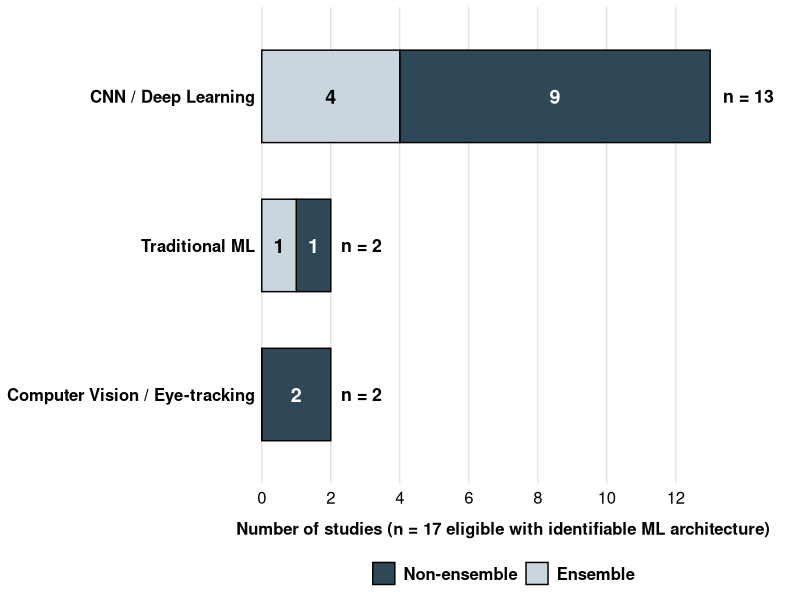
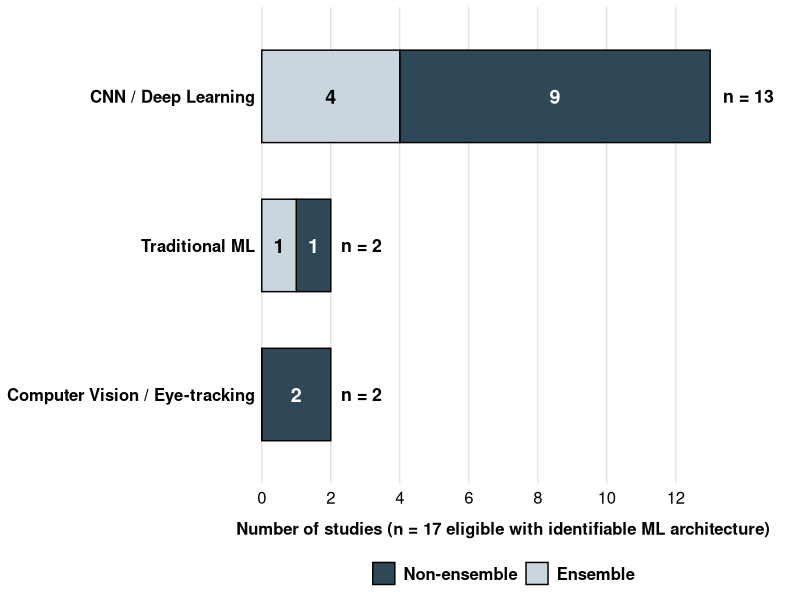

Write the R code that produced these figures, in order.
library(ggplot2)
library(dplyr)

df_arch <- data.frame(
  Family = rep(c(
    "CNN / Deep Learning",
    "Traditional ML",
    "Computer Vision / Eye-tracking"
  ), each = 2),
  Configuration = rep(c("Non-ensemble", "Ensemble"), times = 3),
  Studies = c(
    9, 4,
    1, 1,
    2, 0
  )
)

df_arch$Family <- factor(
  df_arch$Family,
  levels = c(
    "Computer Vision / Eye-tracking",
    "Traditional ML",
    "CNN / Deep Learning"
  )
)

df_arch$Configuration <- factor(
  df_arch$Configuration,
  levels = c("Non-ensemble", "Ensemble")
)

totals <- df_arch %>%
  group_by(Family) %>%
  summarise(Total = sum(Studies))

colors_conf <- c(
  "Non-ensemble" = "#2F4858",
  "Ensemble"     = "#C9D6DE"
)

p <- ggplot(df_arch, aes(x = Studies, y = Family, fill = Configuration)) +
  geom_bar(
    stat = "identity",
    width = 0.62,
    colour = "black",
    linewidth = 0.5
  ) +
  geom_text(
    aes(
      label = ifelse(Studies > 0, Studies, ""),
      colour = Configuration
    ),
    position = position_stack(vjust = 0.5),
    size = 5,
    fontface = "bold",
    show.legend = FALSE
  ) +
  geom_text(
    data = totals,
    inherit.aes = FALSE,
    aes(x = Total, y = Family, label = paste0("n = ", Total)),
    hjust = -0.25,
    size = 4.5,
    fontface = "bold",
    colour = "black"
  ) +
  scale_fill_manual(values = colors_conf, name = NULL) +
  scale_colour_manual(values = c(
    "Non-ensemble" = "white",
    "Ensemble"     = "black"
  )) +
  scale_x_continuous(
    limits = c(0, 14),
    breaks = seq(0, 12, 2),
    expand = c(0, 0)
  ) +
  coord_cartesian(clip = "off") +
  labs(
    x = "Number of studies (n = 17 eligible with identifiable ML architecture)",
    y = NULL
  ) +
  theme_minimal(base_family = "sans") +
  theme(
    legend.position = "bottom",
    legend.text = element_text(size = 12, face = "bold", colour = "black"),
    axis.text.y = element_text(size = 12, face = "bold", colour = "black"),
    axis.text.x = element_text(size = 12, colour = "black"),
    axis.title.x = element_text(
      size = 12,
      face = "bold",
      colour = "black",
      margin = margin(t = 10)
    ),
    plot.margin = margin(t = 5, r = 40, b = 5, l = 5),
    panel.grid.major.y = element_blank(),
    panel.grid.minor = element_blank(),
    panel.grid.major.x = element_line(colour = "gray90")
  )

ggsave("../results/fig_4_architectures.png", plot = p, width = 9, height = 5.2, dpi = 300)
ggsave("../results/fig_4_architectures.pdf", plot = p, width = 9, height = 5.2)
